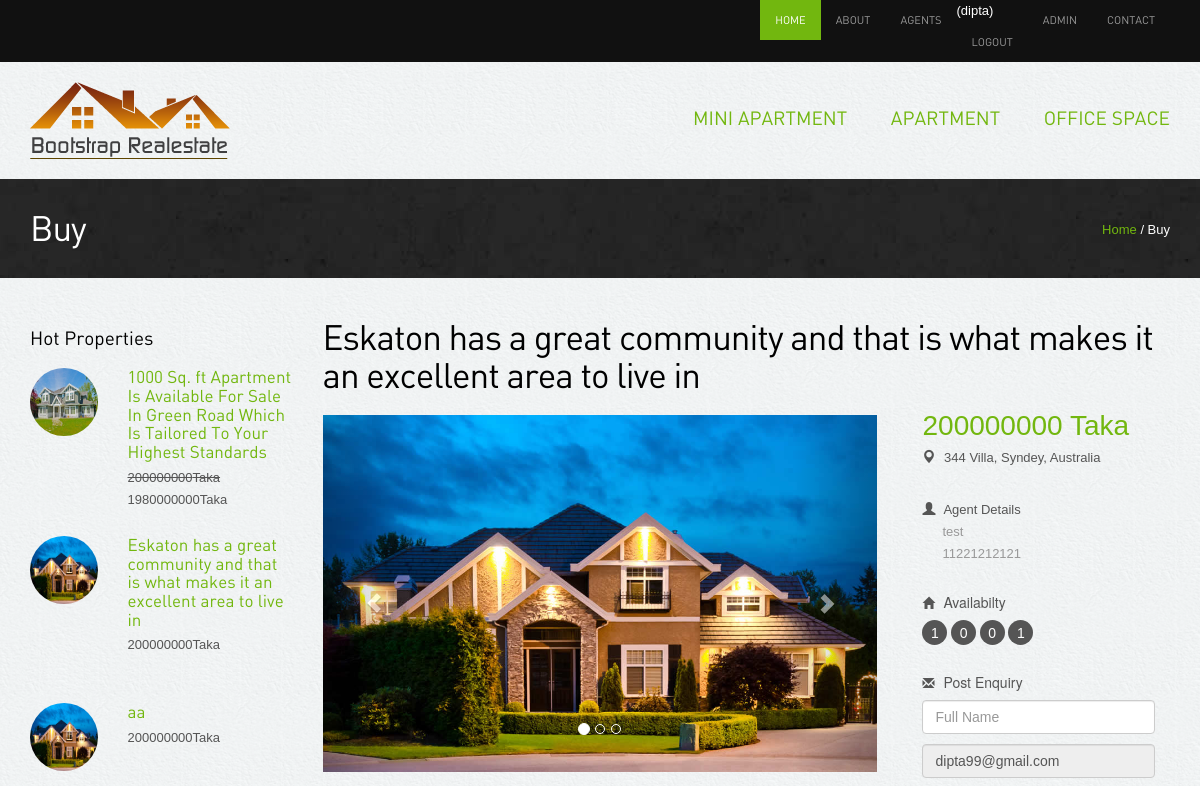
/property-detail.php?flatid=42 (signed in, upper part), run on an earlier commit of the app's database.
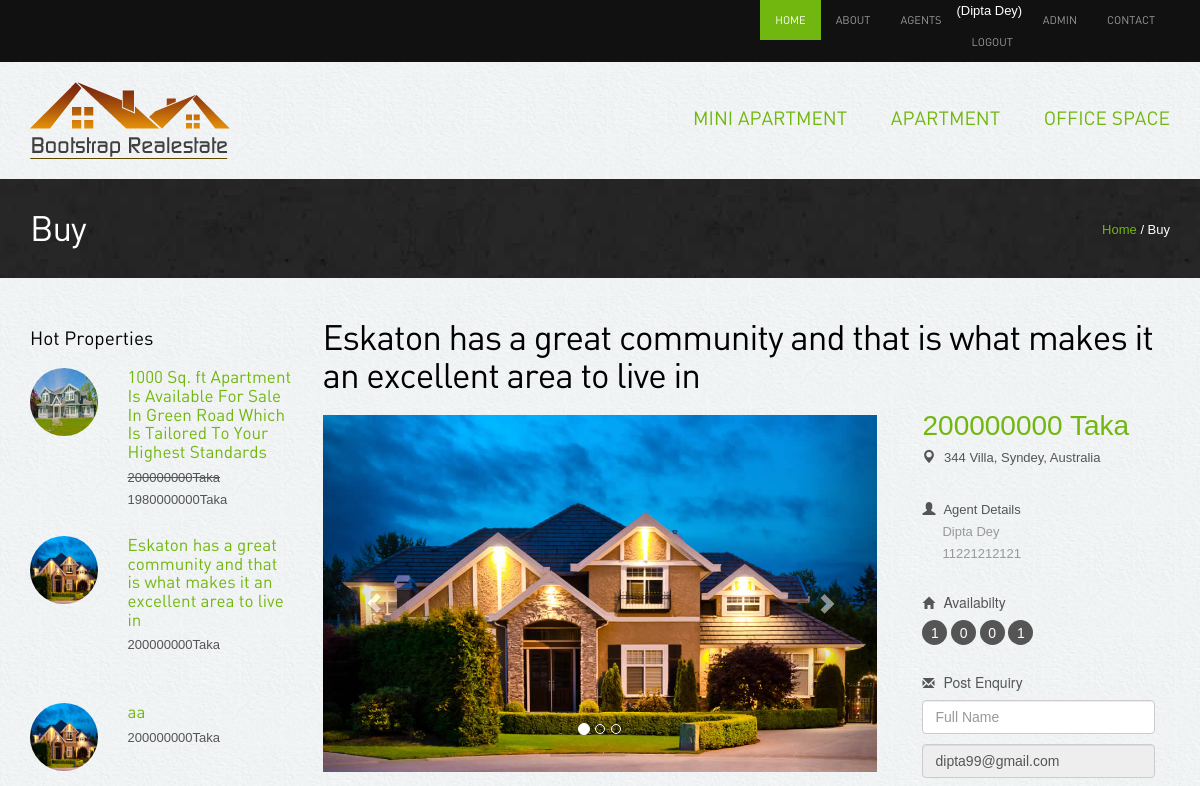
And on a later commit of the database.
### tables this page shows
CREATE TABLE `users` (
  `user_id` int(11) NOT NULL,
  `name` varchar(191) DEFAULT NULL,
  `email` varchar(191) NOT NULL,
  `phone` varchar(191) DEFAULT NULL,
  `otp` int(11) DEFAULT NULL,
  `status` varchar(50) DEFAULT NULL,
  `password` varchar(191) DEFAULT NULL,
  `about_me` text DEFAULT NULL,
  `division` varchar(155) DEFAULT NULL,
  `address` text DEFAULT NULL,
  `image` varchar(190) DEFAULT NULL,
  `created_at` timestamp NOT NULL DEFAULT current_timestamp()
);

### property-detail.php (the view, shortened to what the changed rows need)
<?php include'header.php';?>
<div class="inside-banner">
  <div class="container">
    <h2>Buy</h2>
</div>
</div>
<?php
$con = new mysqli("localhost", "root", "", "realstate");
 if (empty($_GET['flatid']) || $_GET['flatid']==NULL|| !isset($_GET['flatid'])) {
  echo "<script>window.location='index.php';</script>";
}
else {
  $flatid=$_GET['flatid'];
  $query = "SELECT * FROM properties left join category on category.cat_id=properties.cat_id left join users on users.user_id =properties.agent_id WHERE id=$flatid";
  $result = $con->query($query);
  if ($result->num_rows > 0) {
      $value = mysqli_fetch_array($result);
  }
}
?>
<div class="container">
<div class="properties-listing spacer">
<div class="row">
<div class="col-lg-9 col-sm-8 ">
<h2><?php  echo $value['title']; ?></h2>
<div class="row">
  <div class="col-lg-4">
  <div class="col-lg-12  col-sm-6">
<div class="property-info">
  <div class="profile">
  <span class="glyphicon glyphicon-user"></span> Agent Details
  <?php
  $agent = $value['agent_id'];
  $que = "SELECT * FROM users WHERE user_id=$agent";
  $res = $con->query($que);
      $val = mysqli_fetch_array($res);
  ?>
  <p><?php echo $val['name'] ?><br><?php echo $val['phone'] ?></p>
  </div>
</div>
</div>
  </div>
</div>
</div>
</div>
</div>
</div>
<?php include'footer.php';?>

### header.php (shortened to what the changed rows need)
<!DOCTYPE html>
<html lang="en">
<head>
 	<link rel="stylesheet" href="assets/bootstrap/css/bootstrap.css" />
  <link rel="stylesheet" href="assets/style.css"/>
<link rel="stylesheet" href="assets/owl-carousel/owl.carousel.css">
<link rel="stylesheet" href="assets/owl-carousel/owl.theme.css">
    <link rel="stylesheet" type="text/css" href="assets/slitslider/css/style.css" />
    <link rel="stylesheet" type="text/css" href="assets/slitslider/css/custom.css" />
</head>
<body>
<div class="navbar-wrapper">
        <div class="navbar-inverse" role="navigation">
          <div class="container">
            <div class="navbar-collapse  collapse">
              <ul class="nav navbar-nav navbar-right">
                <?php
                  if (isset($_SESSION['admin'])=='admin') { ?>
                    <li><span style="color:white;">(<?php echo $_SESSION['name']; ?>)</span><a href="?logout=logout">Logout</a></li>
                    <?php }else{ ?>
                      <li><a href="login.php">Login</a></li>
                <?php } ?>
              </ul>
            </div>
          </div>
        </div>
    </div>

What changed in the data, as far as the page shows it:
changed users: name "test" → "Dipta Dey"
Also different on the page:
$_SESSION['name']: "dipta" → "Dipta Dey"
